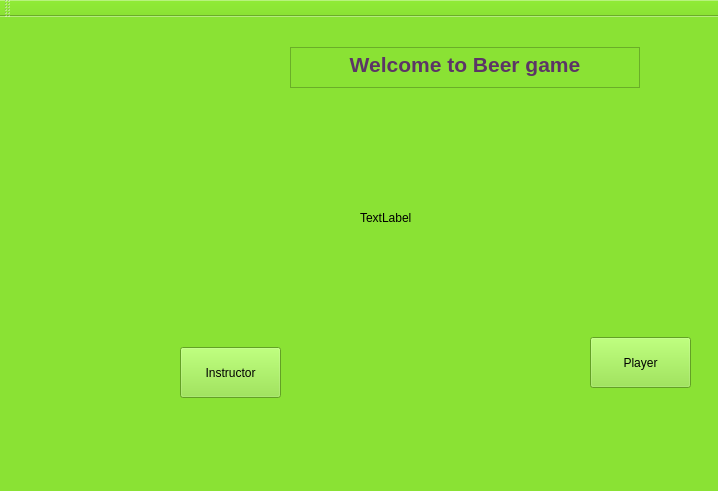
<?xml version="1.0" encoding="UTF-8"?>
<ui version="4.0">
 <class>MainWindow</class>
 <widget class="QMainWindow" name="MainWindow">
  <property name="geometry">
   <rect>
    <x>0</x>
    <y>0</y>
    <width>718</width>
    <height>491</height>
   </rect>
  </property>
  <property name="windowTitle">
   <string>MainWindow</string>
  </property>
  <property name="styleSheet">
   <string notr="true">background-color: rgb(138, 226, 52);</string>
  </property>
  <widget class="QWidget" name="centralWidget">
   <widget class="QTextBrowser" name="textBrowser">
    <property name="geometry">
     <rect>
      <x>290</x>
      <y>30</y>
      <width>350</width>
      <height>41</height>
     </rect>
    </property>
    <property name="html">
     <string>&lt;!DOCTYPE HTML PUBLIC &quot;-//W3C//DTD HTML 4.0//EN&quot; &quot;http://www.w3.org/TR/REC-html40/strict.dtd&quot;&gt;
&lt;html&gt;&lt;head&gt;&lt;meta name=&quot;qrichtext&quot; content=&quot;1&quot; /&gt;&lt;style type=&quot;text/css&quot;&gt;
p, li { white-space: pre-wrap; }
&lt;/style&gt;&lt;/head&gt;&lt;body style=&quot; font-family:'Ubuntu'; font-size:11pt; font-weight:400; font-style:normal;&quot;&gt;
&lt;p align=&quot;center&quot; style=&quot; margin-top:0px; margin-bottom:0px; margin-left:0px; margin-right:0px; -qt-block-indent:0; text-indent:0px;&quot;&gt;&lt;span style=&quot; font-family:'Noto Sans'; font-size:16pt; font-weight:600; color:#5c3566;&quot;&gt;Welcome to Beer game&lt;/span&gt;&lt;/p&gt;&lt;/body&gt;&lt;/html&gt;</string>
    </property>
   </widget>
   <widget class="QPushButton" name="pushButton">
    <property name="geometry">
     <rect>
      <x>180</x>
      <y>330</y>
      <width>101</width>
      <height>51</height>
     </rect>
    </property>
    <property name="text">
     <string>Instructor</string>
    </property>
   </widget>
   <widget class="QPushButton" name="pushButton_2">
    <property name="geometry">
     <rect>
      <x>590</x>
      <y>320</y>
      <width>101</width>
      <height>51</height>
     </rect>
    </property>
    <property name="text">
     <string>Player</string>
    </property>
   </widget>
   <widget class="QLabel" name="label_pic">
    <property name="geometry">
     <rect>
      <x>360</x>
      <y>110</y>
      <width>361</width>
      <height>181</height>
     </rect>
    </property>
    <property name="text">
     <string>TextLabel</string>
    </property>
   </widget>
  </widget>
  <widget class="QMenuBar" name="menuBar">
   <property name="geometry">
    <rect>
     <x>0</x>
     <y>0</y>
     <width>718</width>
     <height>22</height>
    </rect>
   </property>
  </widget>
  <widget class="QToolBar" name="mainToolBar">
   <attribute name="toolBarArea">
    <enum>TopToolBarArea</enum>
   </attribute>
   <attribute name="toolBarBreak">
    <bool>false</bool>
   </attribute>
  </widget>
  <widget class="QStatusBar" name="statusBar"/>
 </widget>
 <layoutdefault spacing="6" margin="11"/>
 <resources/>
 <connections/>
</ui>
